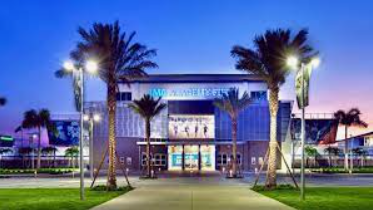
#> input picture img.png, 373 x 210 px
$ jupyter execute lab1_RGB.ipynb
#> lines starting #> are read from the running program, lines starting #| are printed output that depends on the picture; after the words box and inside, x2 and y2 are one past the last pixel; in counts of white or black regions, pixels touching at a corner belong together
# 랜덤 20X50 IMG

[cell 1]
import numpy as np
import matplotlib.pyplot as plt

img = np.random.randint(low=0, high=250, size =(20, 50), dtype=np.uint8)
plt.imshow(img)
plt.show()

# 랜덤 20X50  GRAY IMG

[cell 2]
import numpy as np
import matplotlib.pyplot as plt

img = np.random.randint(low=0, high=250, size =(20, 50, 1), dtype=np.uint8)
plt.imshow(img, cmap='gray')
plt.show()

# 각 색상 생성

[cell 3]
import matplotlib.pyplot as plt
import numpy as np

image = np.zeros((200, 300, 3), dtype=np.uint8)

image[:100, :150] = [255, 0, 0]
image[:100, 150:] = [0, 255, 0]
image[100:, :150] = [0, 0, 255]
image[100:, 150:] = [255, 255, 255]

plt.imshow(image)
plt.axis('off')
plt.show()
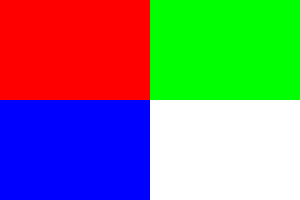
#> shown: shape (200, 300, 3); mean R, G, B 127.5, 127.5, 127.5

# matplot의 img을 이용하여 사진 읽고 출력하기

[cell 4]
import matplotlib.pyplot as plt
import matplotlib.image as img

src= img.imread("img.png")
#> src is the input picture: shape (210, 373, 4) float32; mean R, G, B, A 0.372, 0.437, 0.613, 1
print(src.shape)
#| (210, 373, 4)
plt.imshow(src)
plt.show()

# 색감의 투명도 조절하기

[cell 5]
#alpha 채널은 투명도를 담당 각 채널은 (R,G,B,alpha)를 의미
import matplotlib
import numpy as np

h,w = src.shape[0], src.shape[1]
#> h = 210; w = 373

src_alpha = np.zeros((h,w,4),dtype=src.dtype)
src_alpha[:,:,:3] = src[:,:,:3]
alpha = np.zeros((h,w),dtype=src_alpha.dtype)

src_alpha[:,:,3] = alpha
plt.imshow(src_alpha)
plt.title('alpha = 0')
plt.show()

alpha += 0.5
src_alpha[:,:,3] = alpha
plt.imshow(src_alpha)
plt.title('alpha = 0.5')
plt.show()

alpha = 1
src_alpha[:,:,3] = alpha
plt.imshow(src_alpha)
plt.title('alpha = 1')
plt.show()

# 흰색 부분을 통해 background를 보이게 하는 img

[cell 6]
alpha = 0
src_alpha[150:200,150:200,3] = alpha
#> src_alpha: shape (210, 373, 4) float32; 3.19% of pixels changed, all inside (x1, y1, x2, y2) = (150, 150, 200, 200)
plt.imshow(src_alpha)
plt.show()
plt.imsave("picture.png",src_alpha)

# CV2를 이용한 img 읽고 출력하기(BGR로 출력이 되서 색감이 이상해 보임)

[cell 7]
import cv2
src=cv2.imread("img.png")
#> src: shape (210, 373, 3)
print(src.shape, src.dtype, np.min(src), np.max(src))
#| (210, 373, 3) uint8 0 247

# [4 lines of commented-out code are left out]
plt.imshow(src)
plt.show()

# CV2 img convert BGR to RGB

[cell 8]
plt.imshow(np.flip(src,axis=2))
plt.show()

plt.imshow(src[:,:,::-1]) # 뒤에서 부터 읽음
plt.show()

src_RGB = cv2.cvtColor(src,cv2.COLOR_BGR2RGB)
plt.imshow(src_RGB)
plt.show()

# CH 단색 R,G,B으로 만 사진 출력

[cell 9]
import numpy as np

src_R = np.zeros_like(src)
src_R[:,:,0] = src[:,:,0]


src_G = np.zeros_like(src)
src_G[:,:,1] = src[:,:,1]
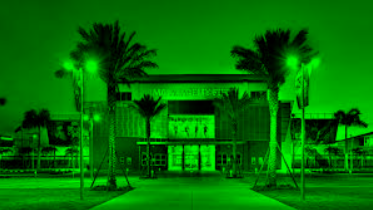
#> src_G: shape (210, 373, 3); mean B, G, R 0, 111.5, 0


src_B = np.zeros_like(src)
src_B[:,:,2] = src[:,:,2]
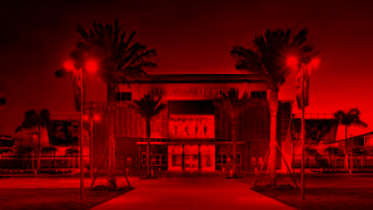
#> src_B: shape (210, 373, 3); mean B, G, R 0, 0, 94.8


fig, axes = plt.subplots(nrows=1, ncols=3, figsize=(15,5))
axes[0].imshow(src_R)
axes[1].imshow(src_G)
axes[2].imshow(src_B)
#> figure, not shown here; B, G, R data is drawn as R, G, B

# Grayscale

[cell 10]
src_R = np.zeros_like(src)
src_R[:,:,0] = src[:,:,0]
src_R[:,:,0] = src[:,:,1]
src_R[:,:,0] = src[:,:,2]

src_R[:,:,1] = src[:,:,0]
src_R[:,:,1] = src[:,:,1]
src_R[:,:,1] = src[:,:,2]

src_R[:,:,2] = src[:,:,0]
src_R[:,:,2] = src[:,:,1]
src_R[:,:,2] = src[:,:,2]
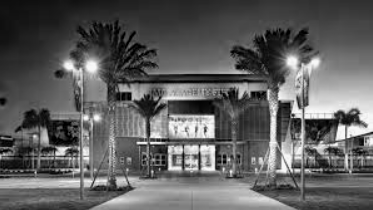
#> src_R: shape (210, 373, 3); min 0, max 247, mean 94.8


plt.imshow(src_R)
plt.show()

# C M Y (#1)

[cell 11]
src_C = np.zeros_like(src)

src_C[:,:,1] = src[:,:,1]
src_C[:,:,1] = src[:,:,2]

src_C[:,:,2] = src[:,:,1]
src_C[:,:,2] = src[:,:,2]
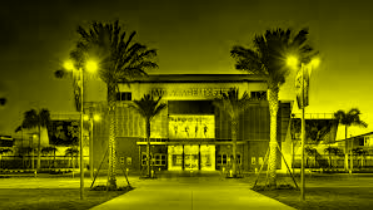
#> src_C: shape (210, 373, 3); mean B, G, R 0, 94.8, 94.8


src_M = np.zeros_like(src)
src_M[:,:,0] = src[:,:,0]
src_M[:,:,0] = src[:,:,2]

src_M[:,:,2] = src[:,:,2]
src_M[:,:,2] = src[:,:,0]
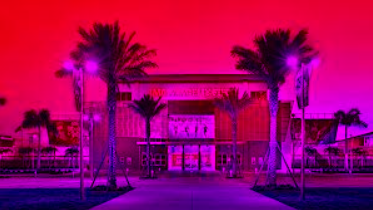
#> src_M: shape (210, 373, 3); mean B, G, R 94.8, 0, 156.4


src_Y = np.zeros_like(src)
src_Y[:,:,0] = src[:,:,0]
src_Y[:,:,0] = src[:,:,1]

src_Y[:,:,1] = src[:,:,0]
src_Y[:,:,1] = src[:,:,1]

fig, axes = plt.subplots(nrows=1, ncols=3, figsize=(15,5))
axes[0].imshow(src_C)
axes[1].imshow(src_M)
axes[2].imshow(src_Y)
#> figure, not shown here; B, G, R data is drawn as R, G, B

# C M Y (#2)

[cell 12]
src_c = src_G + src_B
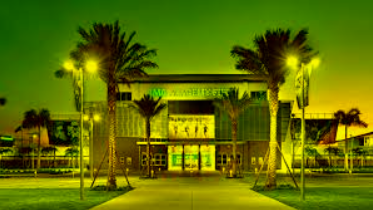
#> src_c: shape (210, 373, 3); mean B, G, R 0, 111.5, 94.8


src_m = src_R + src_B
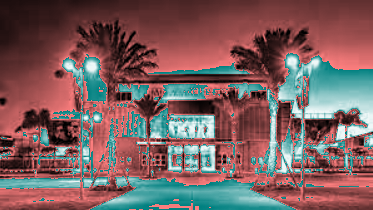
#> src_m: shape (210, 373, 3); mean B, G, R 94.8, 94.8, 123.9


src_Y = src_R + src_G
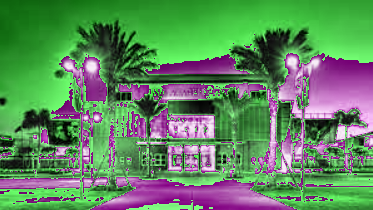
#> src_Y: shape (210, 373, 3); mean B, G, R 94.8, 136, 94.8


fig, axes = plt.subplots(nrows=1, ncols=3, figsize=(15,5))
axes[0].imshow(src_C)
axes[1].imshow(src_M)
axes[2].imshow(src_Y)
#> figure, not shown here; B, G, R data is drawn as R, G, B

# CV2 TO Gray

[cell 13]
src_GRAY=cv2.cvtColor(src_RGB, cv2.COLOR_BGR2GRAY)
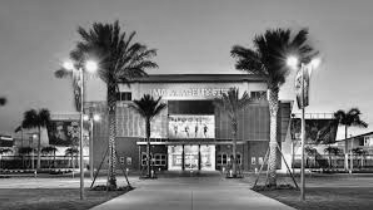
#> src_GRAY: shape (210, 373); min 1, max 247, mean 123
plt.imshow(src_GRAY, cmap = 'gray')
plt.show()

$ run again, with apple.png copied over img.png
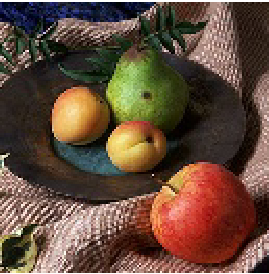
#> input picture apple.png, 269 x 274 px
#> src is the input picture: shape (274, 269, 4) float32; mean R, G, B, A 0.39, 0.294, 0.231, 1
#| (274, 269, 4)
#> src: shape (274, 269, 3)
#| (274, 269, 3) uint8 0 255
#> `src_Y = src_R + src_G`:
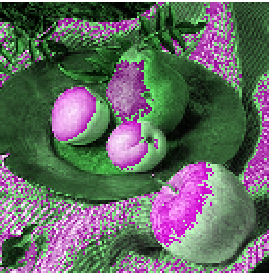
#> src_Y: shape (274, 269, 3); mean B, G, R 99.6, 106.2, 99.6
#> `src_GRAY=cv2.cvtColor(src_RGB, cv2.COLOR_BGR2GRAY)`:
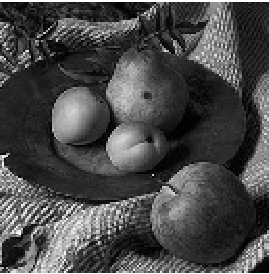
#> src_GRAY: shape (274, 269); min 0, max 255, mean 73
